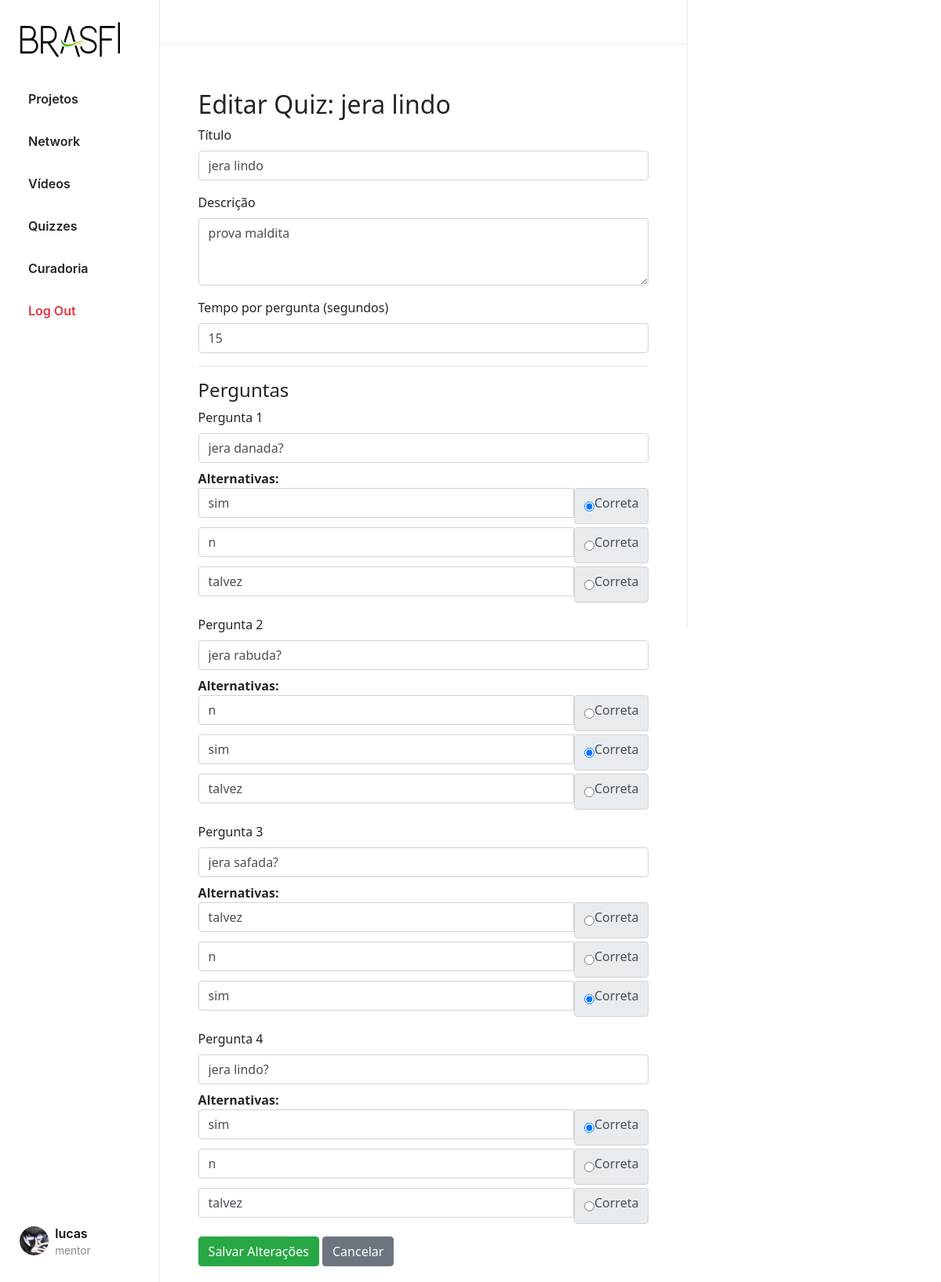
The app's page /quizzes/edit/1/ (signed in), older data.
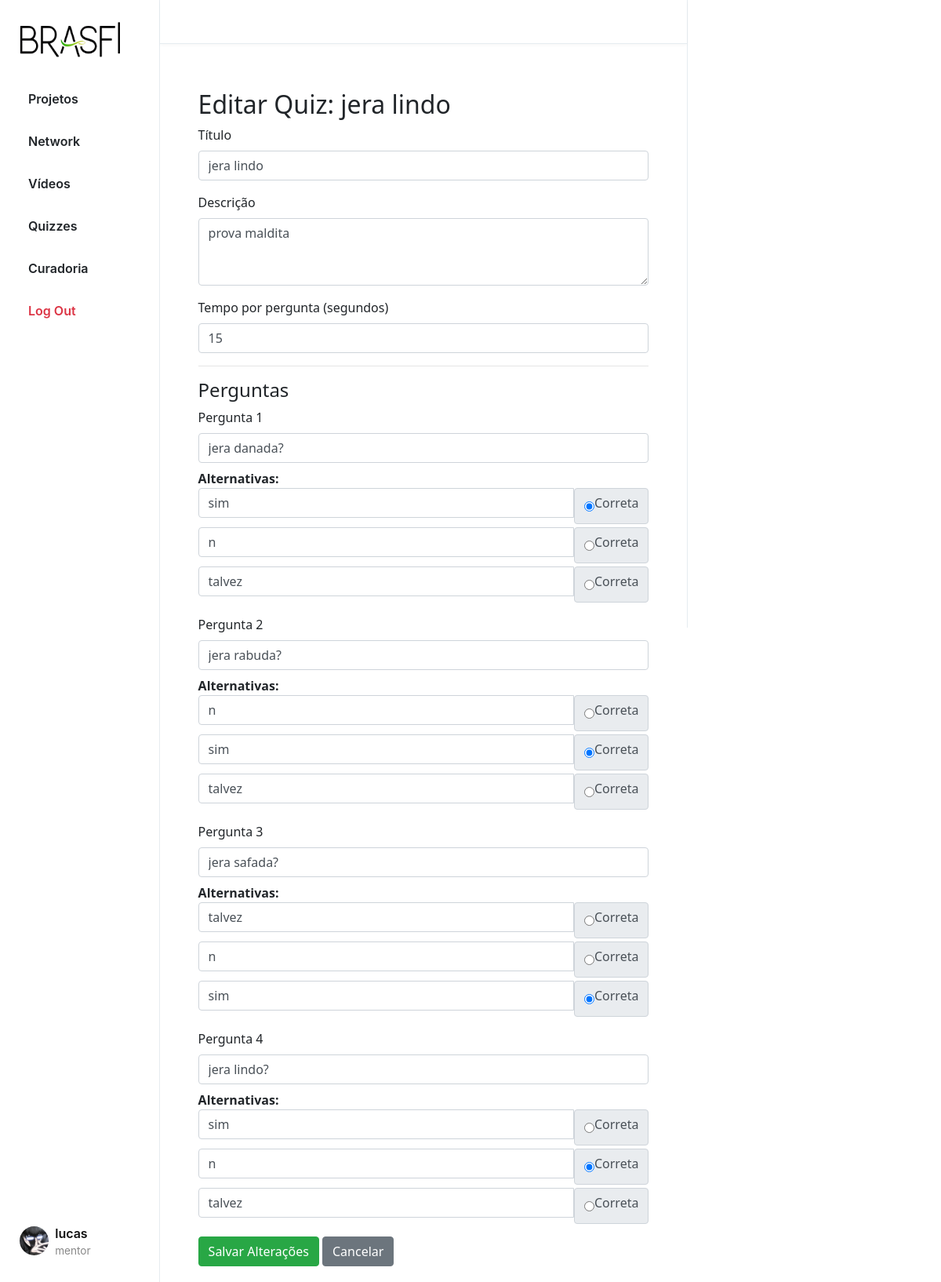
The same page, newer data.
### App_BRASFI/models.py (models this page shows, shortened)
class Choice(models.Model):
    question = models.ForeignKey(Question, on_delete=models.CASCADE, related_name='choices')
    text = models.CharField(max_length=255)
    is_correct = models.BooleanField(default=False)

### App_BRASFI/views.py (the view, shortened to what this page needs)
# urls.py: path("quizzes/edit/<int:quiz_id>/", views.EditQuizView, name="edit_quiz"),
@login_required
def EditQuizView(request, quiz_id):
    quiz = get_object_or_404(Quiz, id=quiz_id, user=request.user)
    questions = quiz.questions.prefetch_related('choices').all()
    return render(request, "edit_quiz.html", {
        "quiz": quiz,
        "questions": questions
    })

### App_BRASFI/templates/edit_quiz.html (shortened to what this page needs)
{% extends "layout.html" %}
{% load static %}
{% block body %}
<div class="container mt-4">
    <h2>Editar Quiz: {{ quiz.title }}</h2>
    <form method="post">
        <div class="mb-3">
            <label for="title" class="form-label">Título</label>
            <input type="text" class="form-control" name="title" value="{{ quiz.title }}" required>
        </div>
        <div class="mb-3">
            <label for="description" class="form-label">Descrição</label>
            <textarea name="description" class="form-control" rows="3">{{ quiz.description }}</textarea>
        </div>
        <div class="mb-3">
            <label for="time_per_question" class="form-label">Tempo por pergunta (segundos)</label>
            <input type="number" class="form-control" name="time_per_question" value="{{ quiz.time_per_question }}">
        </div>
        <hr>
        <h4>Perguntas</h4>
        {% for question in questions %}
            <div class="mb-3">
                <label class="form-label">Pergunta {{ forloop.counter }}</label>
                <input type="text" class="form-control" name="question_{{ question.id }}" value="{{ question.text }}" required>
                <div class="mt-2">
                    <strong>Alternativas:</strong>
                    {% for choice in question.choices.all %}
                        <div class="input-group mb-1">
                            <input type="text" class="form-control" name="choice_{{ choice.id }}" value="{{ choice.text }}">
                            <div class="input-group-text">
                                <input type="radio" name="correct_{{ question.id }}" value="{{ choice.id }}" {% if choice.is_correct %}checked{% endif %}>
                                <label class="ms-1">Correta</label>
                            </div>
                        </div>
                    {% endfor %}
                </div>
            </div>
        {% endfor %}
        <button type="submit" class="btn btn-success">Salvar Alterações</button>
        <a href="{% url 'App_BRASFI:quizzes' %}" class="btn btn-secondary">Cancelar</a>
    </form>
</div>
{% endblock %}

Row changes from the older to the newer data that the page shows:
changed Choice (number 10 of 12 on the later page): is_correct "☑" → "☐"
changed Choice (number 11 of 12 on the later page): is_correct "☐" → "☑"
